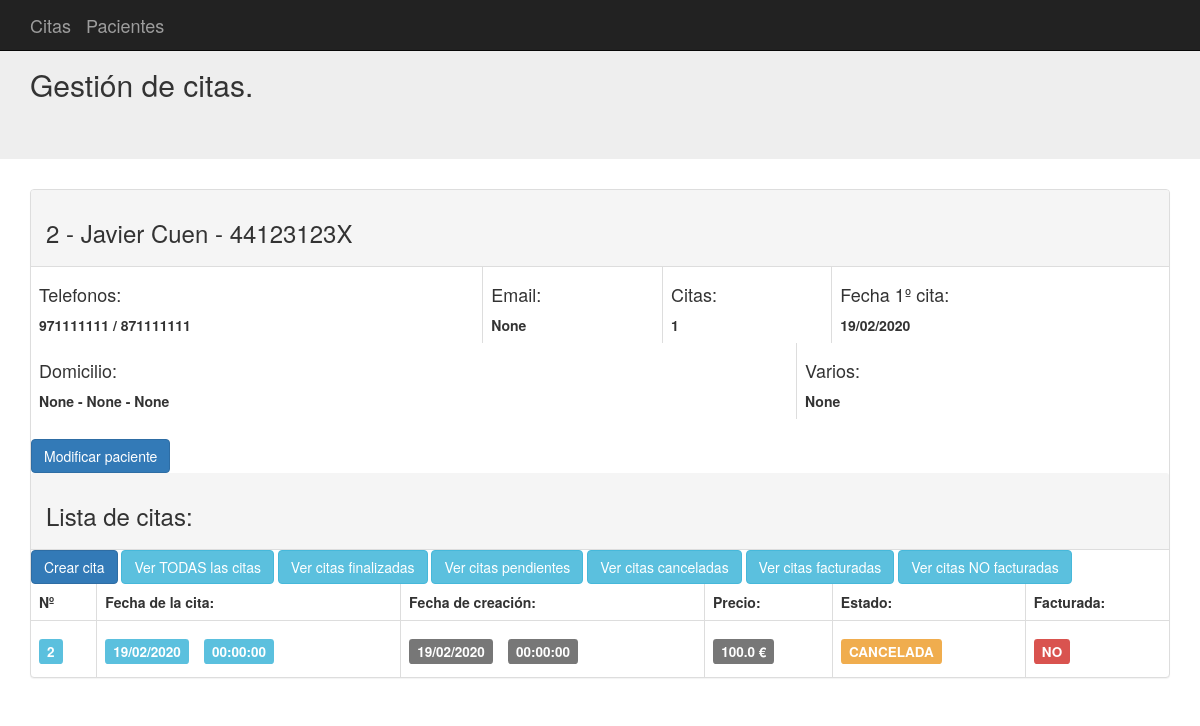
Page /paciente/2 on the committed database.
### aplication/models.py (models this page shows, shortened)
class Pacientes(db.Model):
	__tablename__ = 'pacientes'
	id = Column(Integer, primary_key=True)
	nombre = Column(String(100),nullable=False)
	apellidos = Column(String(200),nullable=False)
	dni = Column(String(10),nullable=False)
	telefono1 = Column(String(9),nullable=False)
	telefono2 = Column(String(9),nullable=False)
	email = Column(String(100))
	domicilio = Column(String(200))
	cp = Column(String(6))
	ciudad = Column(String(200))
	varios = Column(String(300))
	def numero_visitas(self,id):
		return Citas.query.filter_by(paciente_id=self.id).count()
	def primera_visita(self,id):
		return Citas.query.filter_by(paciente_id=self.id).with_entities(Citas.fecha_cita).order_by(Citas.fecha_cita).first()

class Citas(db.Model):
	__tablename__ = 'citas'
	id = Column(Integer, primary_key=True)
	fecha_creacion = Column(DateTime, default=datetime.utcnow)
	fecha_cita = Column(DateTime)
	precio = Column(Float,default=0)
	finalizada = Column(db.Enum(EstadoCita))
	facturada = Column(Boolean, default=False)
	varios = Column(String(300))
	paciente_id = Column(Integer, ForeignKey('pacientes.id'), nullable=False)
	pacientes = relationship("Pacientes", backref="Citas",lazy=True)

### app.py (the view)
@app.route('/paciente/<id>')
@app.route('/paciente/<id>/citas_finalizadas/<fin>')
@app.route('/paciente/<id>/citas_facturadas/<fact>')
def paciente(id,fin=0,fact=0):
	tipo_botones=tipo_botones_lista_citas[1]
	paciente=Pacientes.query.get(id)
	if fin=='1':
		citas = Citas.query.filter_by(paciente_id=id,finalizada=EstadoCita.PENDIENTE)
	elif fin=='2':
		citas = Citas.query.filter_by(paciente_id=id,finalizada=EstadoCita.CANCELADA)
	elif fin=='3':
		citas = Citas.query.filter_by(paciente_id=id, finalizada=EstadoCita.FINALIZADA)
	elif fact=='1':
		citas = Citas.query.filter_by(paciente_id=id, facturada=False)
	elif fact=='2':
		citas = Citas.query.filter_by(paciente_id=id, facturada=True)
	else:
		citas = Citas.query.filter_by(paciente_id=id)
	return render_template("paciente.html",paciente=paciente, citas=citas, EstadoCita=EstadoCita, mostrar_lista_paciente='0', tipo_botones=tipo_botones)

### templates/paciente.html (shortened to what this page needs)
{% extends "base.html" %}
{% block contenido %}
	    <div class="panel panel-default">
            {% include 'paciente_datos.html' %}
            <br/>
             <a href="{{url_for('paciente_edit',id=paciente.id)}}">
                <button type="button" class="btn btn-primary">Modificar paciente</button>
             </a>
            <div class="panel-heading"><h3>Lista de citas:</h3></div>
            {% include 'botones_lista_citas.html' %}
            {% include 'lista_citas.html' %}
  	    </div>
  	</div>
{% endblock %}

### templates/paciente_datos.html
			<div class="panel-heading"><h3>{{paciente.id}} - {{paciente.nombre}} {{paciente.apellidos}} - {{paciente.dni}}</h3></div>
  			<table class="table table-bordered">
                <tr>
					<td>
                        <h4>Telefonos:</h4>
                        <b>{{paciente.telefono1}} / {{paciente.telefono2}}</b>
                    </td>
                    <td>
                        <h4>Email:</h4>
                        <b>{{paciente.email}}</b>
                    </td>
                    <td>
                        <h4>Citas:</h4>
                        <b>{{paciente.numero_visitas(paciente.id)}}</b>
                    </td>
                    <td>
                        <h4>Fecha 1º cita:</h4>
                        {% if paciente.primera_visita(paciente.id) == None %}
                        <b>Ninguna cita</b>
                        {% else %}
                        <b>{{paciente.primera_visita(paciente.id)[0].strftime("%d/%m/%Y") }}</b>
                        {% endif %}
                    </td>
                </tr>
            </table>
            <table class="table table-bordered">
                <tr>
                    <td>
                        <h4>Domicilio:</h4>
                        <b>{{paciente.domicilio}} - {{paciente.cp}} - {{paciente.ciudad}}</b>
                    </td>
                    <td>
                        <h4>Varios:</h4>
                        <b>{{paciente.varios}}</b>
                    </td>
                </tr>
            </table>

### templates/lista_citas.html (shortened to what this page needs)
<table class="table table-bordered">
    <tr>
		<td>
            <b>Nº</b>
        </td>
		<td>
            <b>Fecha de la cita:</b>
        </td>
		<td>
            <b>Fecha de creación:</b>
        </td>
		<td>
            <b>Precio:</b>
        </td>
		<td>
            <b>Estado:</b>
        </td>
		<td>
            <b>Facturada:</b>
        </td>
	</tr>
  		{% for cita in citas %}
  	<tr>
		<td>
			<h4>
				<a href="{{url_for('cita_edit',id=cita.id)}}">
					<span class="label label-info">{{cita.id}}</span>
				</a>
			</h4>
		</td>
		<td>
	        <h4>
				<span class="label label-info">{{cita.fecha_cita.strftime("%d/%m/%Y") }}</span>
				<span class="label label-info">{{ cita.fecha_cita.strftime("%H:%M:%S") }}</span>
			</h4>
        </td>
		<td>
			<h4>
				<span class="label label-default">{{ cita.fecha_creacion.strftime("%d/%m/%Y") }}</span>
				<span class="label label-default">{{ cita.fecha_creacion.strftime("%H:%M:%S") }}</span>
			</h4>
		</td>
			<td>
			<h4>
				<span class="label label-default">{{ cita.precio }} €</span>
			</h4>
		</td>
			{% if cita.finalizada == EstadoCita.PENDIENTE %}
		<td>
			<h4>
				<span class="label label-danger">{{ EstadoCita.PENDIENTE.name}}</span>
			</h4>
		</td>
			{% elif cita.finalizada == EstadoCita.CANCELADA %}
		<td>
			<h4>
				<span class="label label-warning">{{ EstadoCita.CANCELADA.name }}</span>
			</h4>
		</td>
			{% else %}
		<td>
			<h4>
				<span class="label label-success">{{ EstadoCita.FINALIZADA.name }}</span>
			</h4>
		</td>
			{% endif %}
			{% if cita.facturada == False %}
		<td>
			<h4>
		    	<span class="label label-danger">NO</span>
			</h4>
        </td>
			{% else %}
		<td>
			<h4>
				<span class="label label-success">SI</span>
			</h4>
		</td>
			{% endif %}
    </tr>
  	{% endfor %}
</table>

### rows in the picture
Pacientes: id "2", nombre "Javier", apellidos "Cuen", dni "44123123X", telefono1 "971111111", telefono2 "871111111", email "None", primera_visita "19/02/2020", domicilio "None", cp "None", ciudad "None", varios "None"
Citas: id "2", fecha_cita "19/02/2020", fecha_cita "00:00:00", fecha_creacion "19/02/2020", fecha_creacion "00:00:00", precio "100.0", CANCELADA.name "CANCELADA", facturada "NO"

### other values in the picture
{{ paciente.numero_visitas(paciente.id) }} "1"
